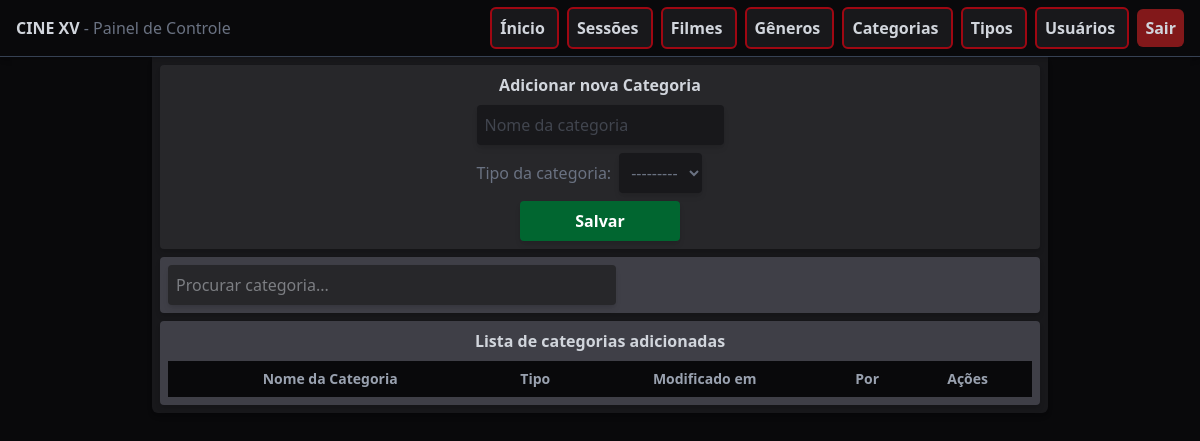
/categories/ (signed in), run on an earlier commit of the app's database.
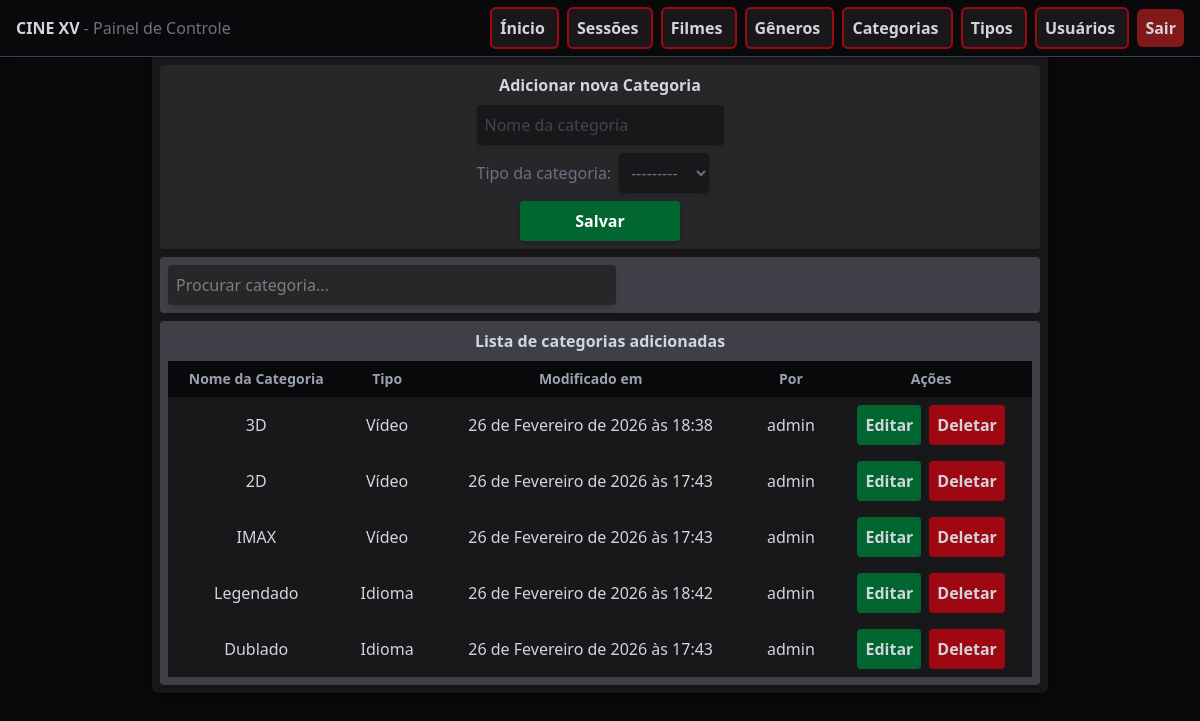
And on a later commit of the database.
### api/models.py (models this page shows, shortened)
class Category(models.Model):
    name = models.CharField(max_length=100, unique=True)
    category_type = models.ForeignKey(CategoryType, on_delete=models.SET_NULL, null=True, related_name='categories')
    modified_by = models.ForeignKey(User, on_delete=models.SET_NULL, null=True, related_name='mod_categories')
    modified_at = models.DateTimeField(auto_now_add=True)

class CategoryType(models.Model):
    name = models.CharField(max_length=100)
    modified_by = models.ForeignKey(User, on_delete=models.SET_NULL, null=True, related_name='mod_types')
    modified_at = models.DateTimeField(auto_now_add=True)
    def __str__(self):
        return self.name

### control/models.py (models this page shows, shortened)
class CustomUser(AbstractBaseUser, PermissionsMixin):
    username = models.CharField(max_length=200, unique=True)
    is_active = models.BooleanField(default=False)
    is_admin = models.BooleanField(default=False)
    objects = CustomUserManager()
    USERNAME_FIELD = 'username'
    REQUIRED_FIELDS = []
    def __str__(self):
        return self.username

### control/views.py (the view, shortened to what this page needs)
# urls.py: path('categories/', views.categories, name='categories'),
@login_required(login_url='user-login')
def categories(request):
    form = AddCategoryForm()
    categories = Category.objects.all()
    context = {
        'form': form,
        'categories': categories
    }
    return render(request, 'category/categories.html', context)

### control/forms.py
class AddCategoryForm(forms.ModelForm):
    class Meta:
        model = Category
        fields = ['name', 'category_type']
        widgets = {
            'name': forms.TextInput(attrs={
                'class': "bg-zinc-900 hover:bg-zinc-700 transition outline-none p-2 rounded-sm shadow-md",
                'placeholder': "Nome da categoria"
            }),
            'category_type': forms.Select(attrs={
                'class': "bg-zinc-900 hover:bg-zinc-700 transition outline-none p-2 rounded-sm shadow-md"
            })
        }

### control/templates/category/categories.html (shortened to what this page needs)
{% extends 'base.html' %}
{% block content %}
<div class="w-4xl bg-zinc-900 mx-auto p-2 rounded-b-md space-y-2 shadow-md">
    <div class="bg-zinc-800 flex flex-col gap-2 text-center items-center rounded-sm p-2 shadow-md">
        <h1 class="font-semibold">Adicionar nova Categoria</h1>
        <form method="POST" class="flex flex-col gap-2 text-gray-500">
            {{ form.name }}
            <div class="flex items-center gap-2">
                <p>Tipo da categoria:</p>
                {{ form.category_type }}
            </div>
            <button name="form_type" value="add_form" type="submit" class="w-40 mx-auto bg-green-800 hover:bg-green-600 p-2 rounded-sm text-white font-semibold cursor-pointer transition shadow-md">
                Salvar
            </button>
        </form>
    </div>
    <div class="bg-zinc-700 flex flex-col gap-2 text-center rounded-sm p-2 shadow-md">
        <input id="search-files" type="search" placeholder="Procurar categoria..." class="w-full max-w-md bg-zinc-800 hover:bg-zinc-600 rounded-sm p-2 shadow-md">
    </div>
    <div class="bg-zinc-700 flex flex-col gap-2 text-center items-center rounded-sm p-2 shadow-md">
        <h1 class="font-semibold">Lista de categorias adicionadas</h1>
        <table class="w-full text-center">
            <thead>
                <tr class="bg-zinc-950 font-semibold text-sm text-gray-400">
                    <th class="p-1">Nome da Categoria</th>
                    <th class="p-1">Tipo</th>
                    <th class="p-1">Modificado em</th>
                    <th class="p-1">Por</th>
                    <th class="p-2">Ações</th>
                </tr>
            </thead>
            <tbody>
                {% for category in categories %}
                <tr class="bg-zinc-900 hover:bg-zinc-800 transition cursor-pointer">
                    <td class="p-2">{{ category.name }}</td>
                    <td class="p-2">{{ category.category_type }}</td>
                    <td class="p-2">{{ category.modified_at }}</td>
                    <td class="p-2">{{ category.modified_by }}</td>
                    <td class="p-2 flex flex-row justify-center items-center gap-2">
                        <a href="{% url 'category-edit' category.id %}" class="bg-green-800 hover:bg-green-600 p-2 rounded-sm cursor-pointer transition font-semibold">
                            Editar
                        </a>
                        <form method="POST">
                            <button name="form_type" value="delete_form" class="bg-red-800 hover:bg-red-600 p-2 rounded-sm cursor-pointer transition font-semibold">
                                Deletar
                            </button>
                        </form>
                    </td>
                </tr>
                {% endfor %}
            </tbody>
        </table>
    </div>
</div>
{% endblock %}

### control/templates/base.html (shortened to what this page needs)
{% load static %}
<!doctype html>
<html lang="en">
<head>
    <script src="https://cdn.jsdelivr.net/npm/@tailwindcss/browser@4"></script>
    <link rel="stylesheet" href="{% static 'styles.css' %}">
</head>
<body class="bg-zinc-950 text-gray-300">
    <header class="sticky top-0 z-40 w-full bg-zinc-950 flex p-4 items-center justify-between shadow-md border-b border-gray-700">
        <h1 class="font-semibold">
            CINE XV
            <span class="font-normal text-gray-500">
                - Painel de Controle
            </span>
        </h1>
        {% if user.is_authenticated %}
        <nav class="text-center space-x-2">
            <a href="{% url 'control-panel' %}"
                class="bg-zinc-900 hover:bg-zinc-700 cursor-pointer transition rounded-md font-semibold p-2 border-2 border-red-800">
                Ínicio
            </a>
            <a href="{% url 'sessions' %}"
                class="bg-zinc-900 hover:bg-zinc-700 cursor-pointer transition rounded-md font-semibold p-2 border-2 border-red-800">
                Sessões
            </a>
            <a href="{% url 'films' %}"
                class="bg-zinc-900 hover:bg-zinc-700 cursor-pointer transition rounded-md font-semibold p-2 border-2 border-red-800">
                Filmes
            </a>
            <a href="{% url 'genres' %}"
                class="bg-zinc-900 hover:bg-zinc-700 cursor-pointer transition rounded-md font-semibold p-2 border-2 border-red-800">
                Gêneros
            </a>
            <a href="{% url 'categories' %}"
                class="bg-zinc-900 hover:bg-zinc-700 cursor-pointer transition rounded-md font-semibold p-2 border-2 border-red-800">
                Categorias
            </a>
            <a href="{% url 'catg-types' %}"
                class="bg-zinc-900 hover:bg-zinc-700 cursor-pointer transition rounded-md font-semibold p-2 border-2 border-red-800">
                Tipos
            </a>
            <a href="{% url 'users' %}"
                class="bg-zinc-900 hover:bg-zinc-700 cursor-pointer transition rounded-md font-semibold p-2 border-2 border-red-800">
                Usuários
            </a>
            <a href="{% url 'user-logout' %}"
                class="bg-red-900 hover:bg-red-700 cursor-pointer transition rounded-md font-semibold p-2">
                Sair
            </a>
        </nav>
        {% endif %}
    </header>
    <main>
        {% block content %}{% endblock %}
    </main>
</body>
</html>

### control/static/styles.css (style rules this page uses)
body { background-image: url("background.png"); background-repeat: no-repeat; background-position: center center; background-size: cover; min-height: 100vh; }

What changed in the data, as far as the page shows it:
added Category: name "3D", category_type "Vídeo", modified_at "26 de Fevereiro de 2026 às 18:38", modified_by "admin"
added Category: name "2D", category_type "Vídeo", modified_at "26 de Fevereiro de 2026 às 17:43", modified_by "admin"
added Category: name "IMAX", category_type "Vídeo", modified_at "26 de Fevereiro de 2026 às 17:43", modified_by "admin"
added Category: name "Legendado", category_type "Idioma", modified_at "26 de Fevereiro de 2026 às 18:42", modified_by "admin"
added Category: name "Dublado", category_type "Idioma", modified_at "26 de Fevereiro de 2026 às 17:43", modified_by "admin"
